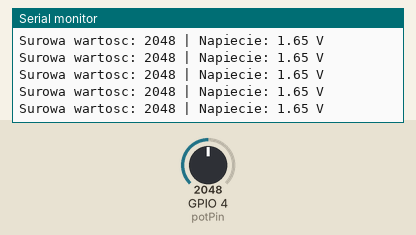
Recording of a sketch running on a simulated ESP32. On the bench: the last lines printed to the serial monitor. The test bench sets the inputs (shaded band); at power-on: GPIO 4 (potPin) = 2048 (analog values on the 0–4095 scale).

Above: at 1.2 s.
1.3 s: GPIO 4 (potPin) set to 2866
At 1.48 s:
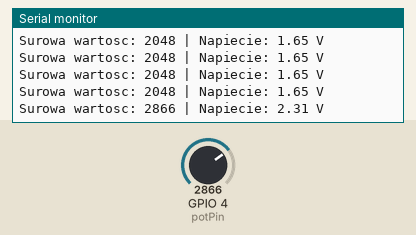
2.8 s: GPIO 4 (potPin) set to 3603
At 2.84 s:
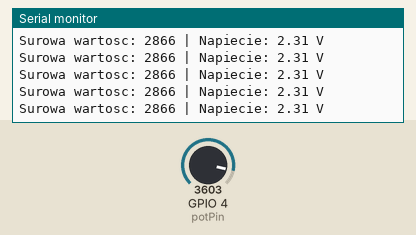
Timing chart, 0 to 5.8 s (numbered marks = the images above; inputs shaded):
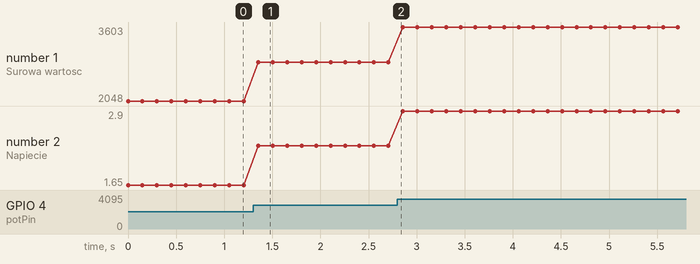

Measured:
- after the input at 1.3 s, the serial monitor: prints a new line after 0.05 s (image 1)
- plotted number 1: 2048 → 2866 after the input at 1.3 s, 2866 → 3603 after the input at 2.8 s
- plotted number 2: 1.65 → 2.31 after the input at 1.3 s, 2.31 → 2.9 after the input at 2.8 s

The sketch:

vjoy_code.ino
```cpp
const int potPin = 4;

void setup() {

  Serial.begin(115200);


  analogReadResolution(12);


  analogSetAttenuation(ADC_11db);
}

void loop() {

  int rawValue = analogRead(potPin);


  float voltage = rawValue * (3.3 / 4095.0);


  Serial.print("Surowa wartosc: ");
  Serial.print(rawValue);
  Serial.print(" | Napiecie: ");
  Serial.print(voltage, 2);
  Serial.println(" V");


  delay(150);
}
```
